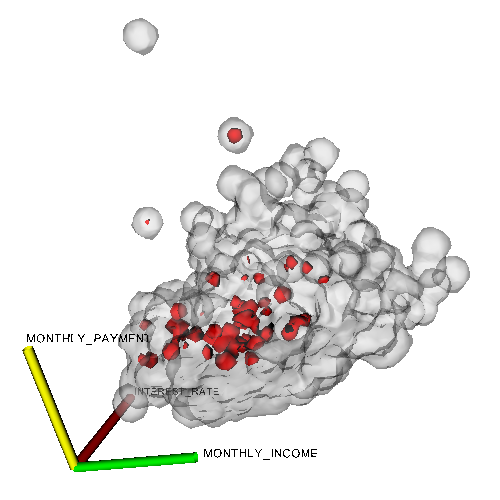

Reproduce this figure in Python.
#!/usr/bin/env python

# Demonstrate vtkProgrammableDataObjectSource to manually parse financial
# data from a text file, then visualize with Gaussian splatting isosurfaces
# and labeled axes. Image should match financialField.

import os

# Factory overrides
import vtkmodules.vtkInteractionStyle  # noqa: F401
import vtkmodules.vtkRenderingOpenGL2  # noqa: F401

from vtkmodules.vtkCommonCore import vtkFloatArray
from vtkmodules.vtkCommonDataModel import vtkFieldData
from vtkmodules.vtkFiltersCore import (
    vtkDataObjectToDataSetFilter,
    vtkFieldDataToAttributeDataFilter,
    vtkTubeFilter,
)
from vtkmodules.vtkFiltersGeneral import (
    vtkAxes,
    vtkMarchingContourFilter,
)
from vtkmodules.vtkFiltersSources import vtkProgrammableDataObjectSource
from vtkmodules.vtkImagingHybrid import vtkGaussianSplatter
from vtkmodules.vtkRenderingCore import (
    vtkActor,
    vtkCamera,
    vtkFollower,
    vtkPolyDataMapper,
    vtkRenderWindow,
    vtkRenderWindowInteractor,
    vtkRenderer,
)
from vtkmodules.vtkRenderingFreeType import vtkVectorText

# Data directory
data_dir = os.environ.get("VPE_DATA_DIR", os.path.dirname(os.path.abspath(__file__)))

# Field names
x_axis = "INTEREST_RATE"
y_axis = "MONTHLY_PAYMENT"
z_axis = "MONTHLY_INCOME"
scalar = "TIME_LATE"

# Programmable data object source — parses financial.txt
data_source = vtkProgrammableDataObjectSource()

def parse_file():
    f = open(os.path.join(data_dir, "financial.txt"), "r")

    line = f.readline().split()
    num_pts = int(line[1])
    num_lines = (num_pts - 1) // 8 + 1

    field = vtkFieldData()
    field.AllocateArrays(4)

    # TIME_LATE - dependent variable
    while True:
        line = f.readline().split()
        if len(line) > 0:
            break
    time_late = vtkFloatArray()
    time_late.SetName(line[0])
    for i in range(num_lines):
        line = f.readline().split()
        for j in line:
            time_late.InsertNextValue(float(j))
    field.AddArray(time_late)

    # MONTHLY_PAYMENT - independent variable
    while True:
        line = f.readline().split()
        if len(line) > 0:
            break
    monthly_payment = vtkFloatArray()
    monthly_payment.SetName(line[0])
    for i in range(num_lines):
        line = f.readline().split()
        for j in line:
            monthly_payment.InsertNextValue(float(j))
    field.AddArray(monthly_payment)

    # UNPAID_PRINCIPLE - skip
    while True:
        line = f.readline().split()
        if len(line) > 0:
            break
    for i in range(num_lines):
        line = f.readline()

    # LOAN_AMOUNT - skip
    while True:
        line = f.readline().split()
        if len(line) > 0:
            break
    for i in range(num_lines):
        line = f.readline()

    # INTEREST_RATE - independent variable
    while True:
        line = f.readline().split()
        if len(line) > 0:
            break
    interest_rate = vtkFloatArray()
    interest_rate.SetName(line[0])
    for i in range(num_lines):
        line = f.readline().split()
        for j in line:
            interest_rate.InsertNextValue(float(j))
    field.AddArray(interest_rate)

    # MONTHLY_INCOME - independent variable
    while True:
        line = f.readline().split()
        if len(line) > 0:
            break
    monthly_income = vtkFloatArray()
    monthly_income.SetName(line[0])
    for i in range(num_lines):
        line = f.readline().split()
        for j in line:
            monthly_income.InsertNextValue(float(j))
    field.AddArray(monthly_income)

    data_source.GetOutput().SetFieldData(field)

data_source.SetExecuteMethod(parse_file)

# Convert field to polydata points
data_to_dataset = vtkDataObjectToDataSetFilter()
data_to_dataset.SetInputConnection(data_source.GetOutputPort())
data_to_dataset.SetDataSetTypeToPolyData()
data_to_dataset.DefaultNormalizeOn()
data_to_dataset.SetPointComponent(0, x_axis, 0)
data_to_dataset.SetPointComponent(1, y_axis, 0)
data_to_dataset.SetPointComponent(2, z_axis, 0)
data_to_dataset.Update()

# Assign scalars
field_to_attribute = vtkFieldDataToAttributeDataFilter()
field_to_attribute.SetInputConnection(data_to_dataset.GetOutputPort())
field_to_attribute.SetInputFieldToDataObjectField()
field_to_attribute.SetOutputAttributeDataToPointData()
field_to_attribute.DefaultNormalizeOn()
field_to_attribute.SetScalarComponent(0, scalar, 0)

# Pipeline for original population (translucent gray)
pop_splatter = vtkGaussianSplatter()
pop_splatter.SetInputConnection(field_to_attribute.GetOutputPort())
pop_splatter.SetSampleDimensions(50, 50, 50)
pop_splatter.SetRadius(0.05)
pop_splatter.ScalarWarpingOff()

pop_surface = vtkMarchingContourFilter()
pop_surface.SetInputConnection(pop_splatter.GetOutputPort())
pop_surface.SetValue(0, 0.01)

pop_mapper = vtkPolyDataMapper()
pop_mapper.SetInputConnection(pop_surface.GetOutputPort())
pop_mapper.ScalarVisibilityOff()

pop_actor = vtkActor()
pop_actor.SetMapper(pop_mapper)
pop_actor.GetProperty().SetOpacity(0.3)
pop_actor.GetProperty().SetColor(0.9, 0.9, 0.9)

# Pipeline for delinquent population (red)
late_splatter = vtkGaussianSplatter()
late_splatter.SetInputConnection(field_to_attribute.GetOutputPort())
late_splatter.SetSampleDimensions(50, 50, 50)
late_splatter.SetRadius(0.05)
late_splatter.SetScaleFactor(0.05)

late_surface = vtkMarchingContourFilter()
late_surface.SetInputConnection(late_splatter.GetOutputPort())
late_surface.SetValue(0, 0.01)

late_mapper = vtkPolyDataMapper()
late_mapper.SetInputConnection(late_surface.GetOutputPort())
late_mapper.ScalarVisibilityOff()

late_actor = vtkActor()
late_actor.SetMapper(late_mapper)
late_actor.GetProperty().SetColor(1.0, 0.0, 0.0)

# Create axes
pop_splatter.Update()
bounds = pop_splatter.GetOutput().GetBounds()

axes = vtkAxes()
axes.SetOrigin(bounds[0], bounds[2], bounds[4])
axes.SetScaleFactor(pop_splatter.GetOutput().GetLength() / 5.0)

axes_tubes = vtkTubeFilter()
axes_tubes.SetInputConnection(axes.GetOutputPort())
axes_tubes.SetRadius(axes.GetScaleFactor() / 25.0)
axes_tubes.SetNumberOfSides(6)

axes_mapper = vtkPolyDataMapper()
axes_mapper.SetInputConnection(axes_tubes.GetOutputPort())

axes_actor = vtkActor()
axes_actor.SetMapper(axes_mapper)

# X-axis label
x_text = vtkVectorText()
x_text.SetText(x_axis)
x_text_mapper = vtkPolyDataMapper()
x_text_mapper.SetInputConnection(x_text.GetOutputPort())
x_label = vtkFollower()
x_label.SetMapper(x_text_mapper)
x_label.SetScale(0.02, 0.02, 0.02)
x_label.SetPosition(0.35, -0.05, -0.05)
x_label.GetProperty().SetColor(0, 0, 0)

# Y-axis label
y_text = vtkVectorText()
y_text.SetText(y_axis)
y_text_mapper = vtkPolyDataMapper()
y_text_mapper.SetInputConnection(y_text.GetOutputPort())
y_label = vtkFollower()
y_label.SetMapper(y_text_mapper)
y_label.SetScale(0.02, 0.02, 0.02)
y_label.SetPosition(-0.05, 0.35, -0.05)
y_label.GetProperty().SetColor(0, 0, 0)

# Z-axis label
z_text = vtkVectorText()
z_text.SetText(z_axis)
z_text_mapper = vtkPolyDataMapper()
z_text_mapper.SetInputConnection(z_text.GetOutputPort())
z_label = vtkFollower()
z_label.SetMapper(z_text_mapper)
z_label.SetScale(0.02, 0.02, 0.02)
z_label.SetPosition(-0.05, -0.05, 0.35)
z_label.GetProperty().SetColor(0, 0, 0)

# Renderer
renderer = vtkRenderer()
renderer.AddActor(axes_actor)
renderer.AddActor(late_actor)
renderer.AddActor(x_label)
renderer.AddActor(y_label)
renderer.AddActor(z_label)
renderer.AddActor(pop_actor)
renderer.SetBackground(1, 1, 1)

# Window
render_window = vtkRenderWindow()
render_window.AddRenderer(renderer)
render_window.SetSize(500, 500)
render_window.SetWindowName("financial field programmable")

# Scene
camera = vtkCamera()
camera.SetClippingRange(0.274, 13.72)
camera.SetFocalPoint(0.433816, 0.333131, 0.449)
camera.SetPosition(-1.96987, 1.15145, 1.49053)
camera.SetViewUp(0.378927, 0.911821, 0.158107)
renderer.SetActiveCamera(camera)
x_label.SetCamera(camera)
y_label.SetCamera(camera)
z_label.SetCamera(camera)

# Interactor
interactor = vtkRenderWindowInteractor()
interactor.SetRenderWindow(render_window)

interactor.Initialize()
interactor.Start()
